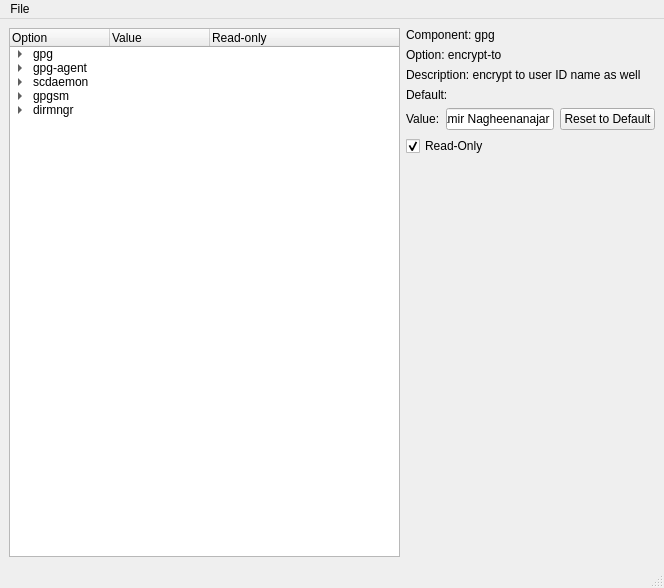
<ui version="4.0" >
 <class>MainWindow</class>
 <widget class="QMainWindow" name="MainWindow" >
  <property name="geometry" >
   <rect>
    <x>0</x>
    <y>0</y>
    <width>664</width>
    <height>588</height>
   </rect>
  </property>
  <property name="windowTitle" >
   <string>MainWindow</string>
  </property>
  <widget class="QWidget" name="centralwidget" >
   <layout class="QGridLayout" >
    <item rowspan="7" row="0" column="0" >
     <widget class="QTreeWidget" name="treeWidget" >
      <column>
       <property name="text" >
        <string>Option</string>
       </property>
      </column>
      <column>
       <property name="text" >
        <string>Value</string>
       </property>
      </column>
      <column>
       <property name="text" >
        <string>Read-only</string>
       </property>
      </column>
      <item>
       <property name="text" >
        <string>gpg</string>
       </property>
       <property name="text" >
        <string/>
       </property>
       <property name="text" >
        <string/>
       </property>
       <item>
        <property name="text" >
         <string>Monitor</string>
        </property>
        <property name="text" >
         <string/>
        </property>
        <property name="text" >
         <string/>
        </property>
        <item>
         <property name="text" >
          <string>verbose</string>
         </property>
         <property name="text" >
          <string>1</string>
         </property>
         <property name="text" >
          <string/>
         </property>
        </item>
        <item>
         <property name="text" >
          <string>quiet</string>
         </property>
         <property name="text" >
          <string/>
         </property>
         <property name="text" >
          <string/>
         </property>
        </item>
       </item>
       <item>
        <property name="text" >
         <string>Configuration</string>
        </property>
        <property name="text" >
         <string/>
        </property>
        <property name="text" >
         <string/>
        </property>
        <item>
         <property name="text" >
          <string>default-key</string>
         </property>
         <property name="text" >
          <string/>
         </property>
         <property name="text" >
          <string/>
         </property>
        </item>
        <item>
         <property name="text" >
          <string>encrypt-to</string>
         </property>
         <property name="text" >
          <string>Samir Nagheenanajar</string>
         </property>
         <property name="text" >
          <string>check</string>
         </property>
        </item>
       </item>
       <item>
        <property name="text" >
         <string>Keyserver</string>
        </property>
        <property name="text" >
         <string/>
        </property>
        <property name="text" >
         <string/>
        </property>
        <item>
         <property name="text" >
          <string>keyserver</string>
         </property>
         <property name="text" >
          <string>http://mykeyserver.org</string>
         </property>
         <property name="text" >
          <string>check</string>
         </property>
        </item>
       </item>
      </item>
      <item>
       <property name="text" >
        <string>gpg-agent</string>
       </property>
       <property name="text" >
        <string/>
       </property>
       <property name="text" >
        <string/>
       </property>
       <item>
        <property name="text" >
         <string>foo</string>
        </property>
        <property name="text" >
         <string/>
        </property>
        <property name="text" >
         <string/>
        </property>
       </item>
      </item>
      <item>
       <property name="text" >
        <string>scdaemon</string>
       </property>
       <property name="text" >
        <string/>
       </property>
       <property name="text" >
        <string/>
       </property>
       <item>
        <property name="text" >
         <string>foo</string>
        </property>
        <property name="text" >
         <string/>
        </property>
        <property name="text" >
         <string/>
        </property>
       </item>
      </item>
      <item>
       <property name="text" >
        <string>gpgsm</string>
       </property>
       <property name="text" >
        <string/>
       </property>
       <property name="text" >
        <string/>
       </property>
       <item>
        <property name="text" >
         <string>foo</string>
        </property>
        <property name="text" >
         <string/>
        </property>
        <property name="text" >
         <string/>
        </property>
       </item>
      </item>
      <item>
       <property name="text" >
        <string>dirmngr</string>
       </property>
       <property name="text" >
        <string/>
       </property>
       <property name="text" >
        <string/>
       </property>
       <item>
        <property name="text" >
         <string>foo</string>
        </property>
        <property name="text" >
         <string/>
        </property>
        <property name="text" >
         <string/>
        </property>
       </item>
      </item>
     </widget>
    </item>
    <item row="0" column="1" colspan="2" >
     <widget class="QLabel" name="label_2" >
      <property name="text" >
       <string>Component: gpg</string>
      </property>
     </widget>
    </item>
    <item row="1" column="1" >
     <widget class="QLabel" name="label_3" >
      <property name="text" >
       <string>Option: encrypt-to</string>
      </property>
      <property name="textFormat" >
       <enum>Qt::PlainText</enum>
      </property>
     </widget>
    </item>
    <item row="2" column="1" colspan="2" >
     <widget class="QLabel" name="label_6" >
      <property name="text" >
       <string>Description: encrypt to user ID name as well</string>
      </property>
     </widget>
    </item>
    <item row="3" column="1" >
     <widget class="QLabel" name="label_5" >
      <property name="text" >
       <string>Default:</string>
      </property>
     </widget>
    </item>
    <item row="4" column="1" colspan="2" >
     <layout class="QHBoxLayout" >
      <item>
       <widget class="QLabel" name="label_4" >
        <property name="text" >
         <string>Value:</string>
        </property>
       </widget>
      </item>
      <item>
       <widget class="QLineEdit" name="lineEdit" >
        <property name="text" >
         <string>Samir Nagheenanajar</string>
        </property>
       </widget>
      </item>
      <item>
       <widget class="QPushButton" name="pushButton" >
        <property name="text" >
         <string>Reset to Default</string>
        </property>
       </widget>
      </item>
     </layout>
    </item>
    <item row="5" column="1" >
     <widget class="QCheckBox" name="checkBox" >
      <property name="text" >
       <string>Read-Only</string>
      </property>
      <property name="checked" >
       <bool>true</bool>
      </property>
     </widget>
    </item>
    <item row="6" column="2" >
     <spacer>
      <property name="orientation" >
       <enum>Qt::Vertical</enum>
      </property>
      <property name="sizeHint" >
       <size>
        <width>20</width>
        <height>40</height>
       </size>
      </property>
     </spacer>
    </item>
   </layout>
  </widget>
  <widget class="QMenuBar" name="menubar" >
   <property name="geometry" >
    <rect>
     <x>0</x>
     <y>0</y>
     <width>664</width>
     <height>22</height>
    </rect>
   </property>
   <widget class="QMenu" name="menuFile" >
    <property name="title" >
     <string>File</string>
    </property>
    <addaction name="quitAction" />
   </widget>
   <addaction name="menuFile" />
  </widget>
  <widget class="QStatusBar" name="statusbar" />
  <action name="quitAction" >
   <property name="text" >
    <string>Quit</string>
   </property>
   <property name="shortcut" >
    <string>Meta+Q</string>
   </property>
  </action>
 </widget>
 <resources/>
 <connections/>
</ui>
